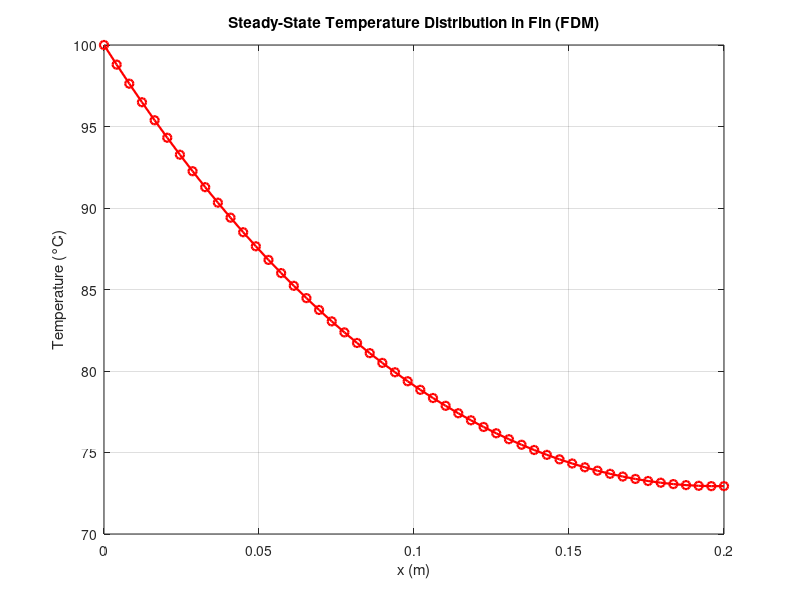

The MATLAB script that drew this image:
% Fin_FDM.m
clear; clc; close all;

% ----------------------
% Geometry & properties
L = 0.20;           % fin length (m)
t = 0.01;           % thickness (m)
w = 0.02;           % width (m)
A = t*w;            % cross-sectional area (m^2)
P = 2*(t + w);      % perimeter (m)

k = 205;            % thermal conductivity (W/mK) ~ Al
h = 20;             % convective coefficient (W/m2K)
T_inf = 30;         % ambient temperature (degC)
T_b = 100;          % base temperature (degC)

% ----------------------
% Discretization
N = 50;             % number of nodes
dx = L/(N-1);
x = linspace(0,L,N)';
m2 = h*P/(k*A);     % fin parameter

% ----------------------
% Coefficient matrix and RHS
A_mat = zeros(N,N);
b = zeros(N,1);

% Base BC: Dirichlet
A_mat(1,1) = 1;
b(1) = T_b;

% Interior nodes
for i = 2:N-1
    A_mat(i,i-1) = -1;
    A_mat(i,i)   = 2 + m2*dx^2;
    A_mat(i,i+1) = -1;
    b(i) = m2*dx^2 * T_inf;
end

% Tip BC: insulated -> T_N = T_{N-1}
A_mat(N,N)   = 1;
A_mat(N,N-1) = -1;
b(N) = 0;

% ----------------------
% Solve
T = A_mat\b;

% ----------------------
% Plot
figure;
plot(x,T,'-or','LineWidth',1.6);
xlabel('x (m)'); ylabel('Temperature (°C)');
title('Steady-State Temperature Distribution in Fin (FDM)');
grid on;
